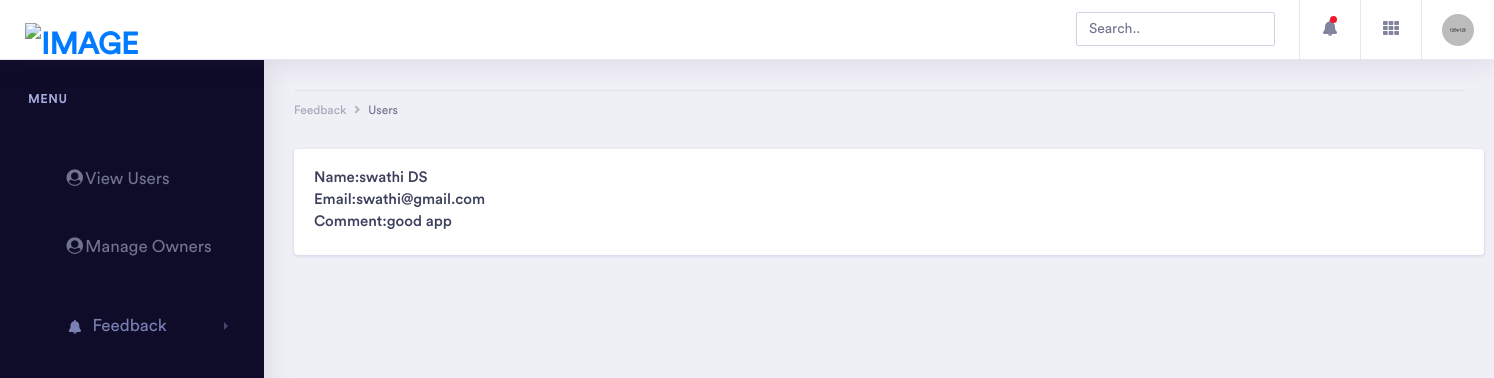
Screenshot of /concept-master/dummyuserupdate.php with the database file from the repository.
### tables this page shows
CREATE TABLE `comment` (
  `id` int(100) NOT NULL,
  `name` varchar(200) NOT NULL,
  `email` varchar(200) NOT NULL,
  `ownername` varchar(100) NOT NULL,
  `comment` varchar(200) NOT NULL,
  `rate` varchar(15) NOT NULL
);

### concept-master/dummyuserupdate.php (the view, shortened to what this page needs)
<!doctype html>
<html lang="en">
<head>
    <link rel="stylesheet" href="assets/vendor/bootstrap/css/bootstrap.min.css">
    <link href="assets/vendor/fonts/circular-std/style.css" rel="stylesheet">
    <link rel="stylesheet" href="assets/libs/css/adminstyle.css">
    <link rel="stylesheet" href="assets/vendor/fonts/fontawesome/css/fontawesome-all.css">
    <link rel="stylesheet" href="assets/vendor/charts/chartist-bundle/chartist.css">
    <link rel="stylesheet" href="assets/vendor/charts/morris-bundle/morris.css">
    <link rel="stylesheet" href="assets/vendor/fonts/material-design-iconic-font/css/materialdesignicons.min.css">
    <link rel="stylesheet" href="assets/vendor/charts/c3charts/c3.css">
    <link rel="stylesheet" href="assets/vendor/fonts/flag-icon-css/flag-icon.min.css">
</head>
<body>
    <div class="dashboard-main-wrapper">
        <div class="dashboard-header">
            <nav class="navbar navbar-expand-lg bg-white fixed-top" style="height:20px;">
                <a class="navbar-brand" href="index.php"><img src="assets/images/2020.png" style="width:170px;height:170px;margin-top:31px;margin-left:5px;" alt="image"></a>
                <div class="collapse navbar-collapse " id="navbarSupportedContent">
                    <ul class="navbar-nav ml-auto navbar-right-top">
                        <li class="nav-item">
                            <div id="custom-search" class="top-search-bar">
                                <input class="form-control" type="text" placeholder="Search..">
                            </div>
                        </li>
                        <li class="nav-item dropdown notification">
                            <a class="nav-link nav-icons" href="#" id="navbarDropdownMenuLink1" data-toggle="dropdown" aria-haspopup="true" aria-expanded="false"><i class="fas fa-fw fa-bell"></i> <span class="indicator"></span></a>
                        </li>
                        <li class="nav-item dropdown connection">
                            <a class="nav-link" href="#" id="navbarDropdown" role="button" data-toggle="dropdown" aria-haspopup="true" aria-expanded="false"> <i class="fas fa-fw fa-th"></i> </a>
                        </li>
                        <li class="nav-item dropdown nav-user">
                            <a class="nav-link nav-user-img" href="#" id="navbarDropdownMenuLink2" data-toggle="dropdown" aria-haspopup="true" aria-expanded="false"><img src="assets/images/avatar-1.jpg" alt="" class="user-avatar-md rounded-circle"></a>
                        </li>
                    </ul>
                </div>
            </nav>
        </div>
        <div class="nav-left-sidebar sidebar-dark">
            <div class="menu-list">
                <nav class="navbar navbar-expand-lg navbar-light">
                    <div class="collapse navbar-collapse" id="navbarNav">
                        <ul class="navbar-nav flex-column">
                            <li class="nav-divider">
                                Menu
                            </li>
                            <li class="nav-item " >
				<br><br>	<a  href="#" data-toggle="collapse" aria-expanded="false" data-target="#submenu-2" aria-controls="submenu-2"><class="colorlib-active"><a href="index.php"><class style="margin-left:50px;font-size:17px;"><i class="fa fa-fw fa-user-circle"></i>View Users</a><br><br><br>
				<a  href="#" data-toggle="collapse" aria-expanded="false" data-target="#submenu-2" aria-controls="submenu-2">	<a href="manage.php"><class style="margin-left:50px;font-size:17px;"><i class="fa fa-fw fa-user-circle"></i>Manage Owners</a><br><br><br>
                                <a class="nav-link" href="#" data-toggle="collapse" aria-expanded="false" data-target="#submenu-1-2" aria-controls="submenu-1-2"><class style="margin-left:40px;font-size:17px;"><i class="fa fa-fw fa-bell"></i>Feedback</a>
                            </li>
							</ul>
                                </div>
                    </div>
            </div>
        </div>
        <div class="dashboard-wrapper">
            <div class="dashboard-ecommerce">
                <div class="container-fluid dashboard-content ">
                    <div class="row">
                        <div class="col-xl-12 col-lg-12 col-md-12 col-sm-12 col-12">
                            <div class="page-header">
                                <div class="page-breadcrumb">
                                    <nav aria-label="breadcrumb">
                                        <ol class="breadcrumb">
                                            <li class="breadcrumb-item"><a href="#" class="breadcrumb-link">Feedback</a></li>
                                            <li class="breadcrumb-item active" aria-current="page">Users</li>
                                        </ol>
                                    </nav>
                                </div>
                            </div>
                        </div>
                    </div>
                    <div class="ecommerce-widget">
                        <div class="row">
                            <div class="col-xl-3 col-lg-6 col-md-6 col-sm-12 col-12">
								<?php
					include 'config.php';
					$sql1 = "select *  from comment";
					$result1 = mysqli_query($con,$sql1);
					$num1=mysqlI_num_rows($result1);
						if($num1 > 0)
								{
								while($row1 = mysqli_fetch_array($result1))
								{
							$name=$row1['name'];
							$email=$row1['email'];
							$comment=$row1['comment'];
			?>
				                  <div class="card" style="width:85em;">
                                    <div class="card-body">
                                    <div class="metric-value d-inline-block" >
                                            <h1 class="mb-1" style="font-size:15px;">Name:<?php echo $name;?></h1>
                                            <h1 class="mb-1" style="font-size:15px;">Email:<?php echo $email;?></h1>
                                            <h1 class="mb-1" style="font-size:15px;">Comment:<?php echo $comment;?></h1>
                                        </div>
                            </div>
						 </div>
						   <?php
								}
				}
				?>
                    </div>
                </div>
				</div>
                        </div>
        </div>
    </div>
</body>
</html>

### rows the page displays
comment: name "swathi DS", email "swathi@gmail.com", comment "good app"
